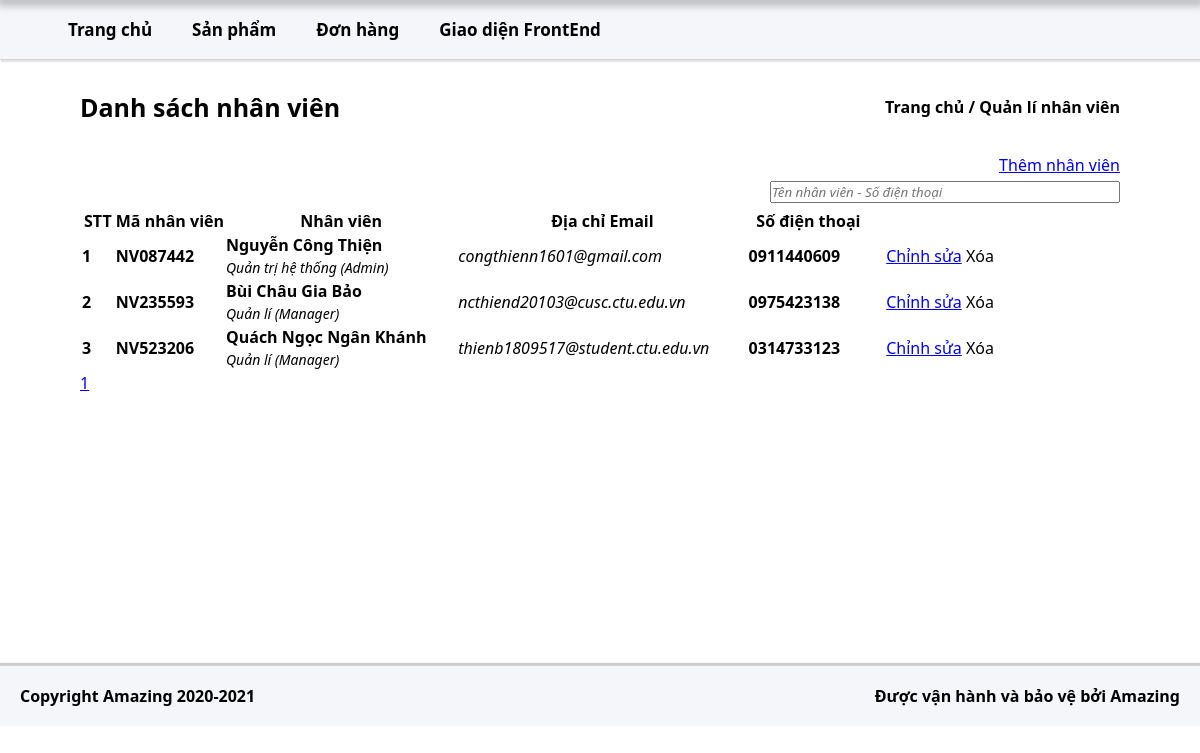
The page /backend/staff/index.php on the database as committed earlier.
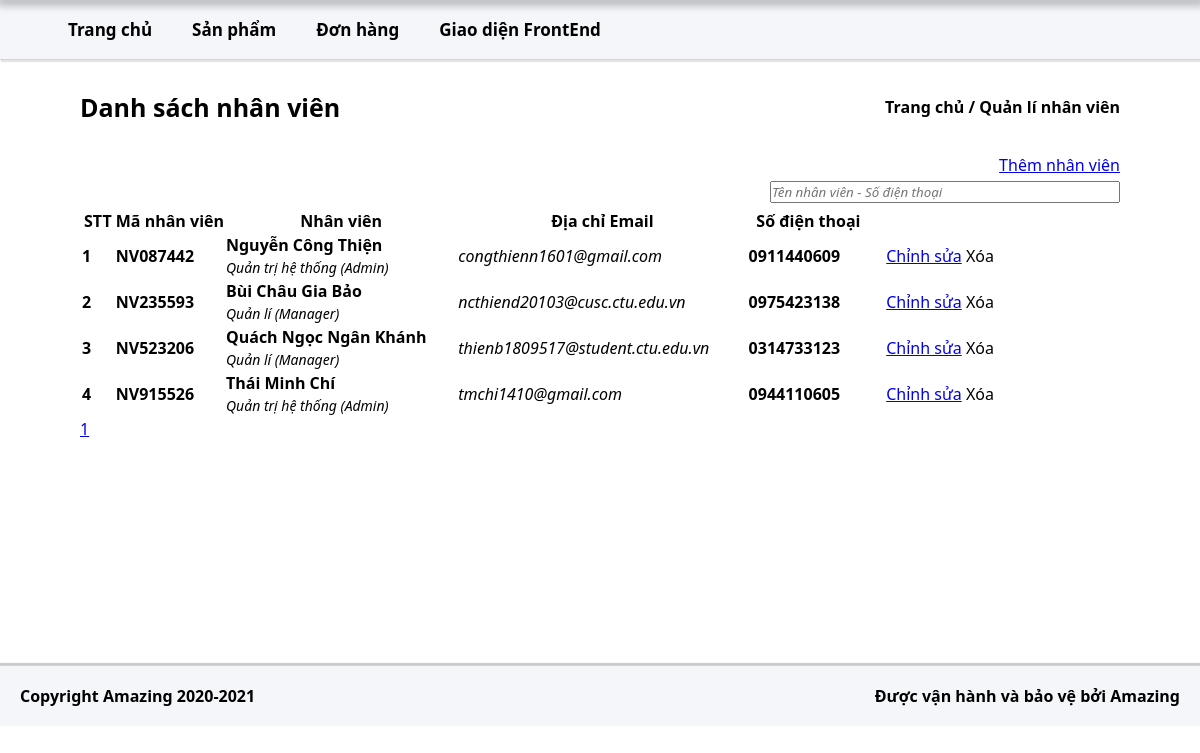
The same page on the database as committed later.
### tables this page shows
CREATE TABLE `nhanvien` (
  `MSNV` char(8) NOT NULL,
  `HoTenNV` varchar(255) DEFAULT NULL,
  `cv_id` int(11) DEFAULT NULL,
  `DiaChi` varchar(255) DEFAULT NULL,
  `SoDienThoai` char(10) DEFAULT NULL,
  `Email` varchar(50) DEFAULT NULL,
  `Password` text DEFAULT NULL
);

CREATE TABLE `chucvu` (
  `cv_id` int(11) NOT NULL,
  `cv_ten` varchar(50) DEFAULT NULL
);

### backend/staff/index.php (the view, shortened to what the changed rows need)
<!DOCTYPE html>
<html lang="en">
<head>
    <link rel="stylesheet" href="staff_list.css">
</head>
<body>
    <div class="main">
        <div class="row no-gutters" style="position: relative;">
                    <?php include_once __DIR__ . '/../layouts/partials/slidebar.php' ?>
            <div class="col l-10 main_content">
                    <?php include_once __DIR__ . '/../layouts/partials/header.php' ?>
                <div class="item_content">
                    <div class="staff_list">
                        <div class="staff_list--content">
                            <?php
                                include_once __DIR__ . '/../connect_db.php';
                                $sql_sum_count = <<<EOT
                                    SELECT COUNT(*) tongnv FROM nhanvien
                                EOT;
                                $query_sum_count = mysqli_query($conn,$sql_sum_count);
                                $result_sum_count = mysqli_fetch_array($query_sum_count,MYSQLI_ASSOC);
                                $TOTAL_COUNT = $result_sum_count['tongnv'];
                                $ROW_PAGE = 5;
                                $TOTAL_PAGE = ceil($TOTAL_COUNT / $ROW_PAGE);
                                $PAGE = isset($_GET['page']) ? $_GET['page'] : 1;
                                $OFFSET = ($PAGE - 1) * $ROW_PAGE;
                                $sql_select_staff = <<<EOT
                                    SELECT * FROM nhanvien nv JOIN chucvu cv ON nv.cv_id = cv.cv_id LIMIT $OFFSET,$ROW_PAGE
                                EOT;
                                $query_select = mysqli_query($conn,$sql_select_staff);
                                $data_staff =[];
                                while($result = mysqli_fetch_array($query_select,MYSQLI_ASSOC)){
                                    $data_staff[] = array(
                                        'msnv' => $result['MSNV'],
                                        'hoten' => $result['HoTenNV'],
                                        'chucvu' => $result['cv_ten'],
                                        'sodienthoai' => $result['SoDienThoai'],
                                        'email' => $result['Email']
                                    );
                                }
                                $i=0;
                            ?>
                            <table class="table">
                                <thead class="bg-dark text-white">
                                    <th>STT</th>
                                    <th width="12%">Mã nhân viên</th>
                                    <th>Nhân viên</th>
                                    <th>Địa chỉ Email</th>
                                    <th>Số điện thoại</th>
                                    <th></th>
                                </thead>
                                <tbody id="result_staff">
                                    <?php foreach($data_staff as $val):?>
                                        <?php $i++;?>
                                        <tr>
                                            <td><strong><?=$i?></strong></td>
                                            <td><strong><?=$val['msnv']?></strong></td>
                                            <td>
                                                <strong><?=$val['hoten']?></strong></br>
                                                <span class="staff_position"><?=$val['chucvu']?></span>
                                            </td>
                                            <td><span class="staff_email"><?=$val['email']?></span></td>
                                            <td><span class="staff_number"><?=$val['sodienthoai']?></span></td>
                                            <td>
                                                <div class="action">
                                                    <a href="/../Amazing-PHP/backend/staff/edit/?staff_id=<?=$val['msnv']?>" class="btn btn-secondary btn-sm">Chỉnh sửa</a>
                                                    <span class="btn btn-danger btn-sm btn_delete" data-staff_id="<?=$val['msnv']?>">Xóa</span>
                                                </div>
                                            </td>
                                        </tr>
                                    <?php endforeach;?>
                                </tbody>
                            </table>
                        </div>
                        <div>
                            <div class="paginate">
                                <ul class="pagination">
                                    <?php for($i = 1;$i<=$TOTAL_PAGE;$i++):?>
                                        <li class=" page-item"><a class="page-link text-dark" href="?page=<?=$i?>"><?=$i?></a></li>
                                    <?php endfor;?>
                                </ul>
                            </div>
                        </div>
                    </div>
                </div>
                    <?php include_once __DIR__ . '/../layouts/partials/footer.php' ?>
            </div>
        </div>
    </div>
</body>
</html>

Rows that differ between the two databases and show on the page:
added nhanvien: MSNV "NV915526", HoTenNV "Thái Minh Chí", cv.cv_ten "Quản trị hệ thống (Admin)", Email "tmchi1410@gmail.com", SoDienThoai "0944110605"
